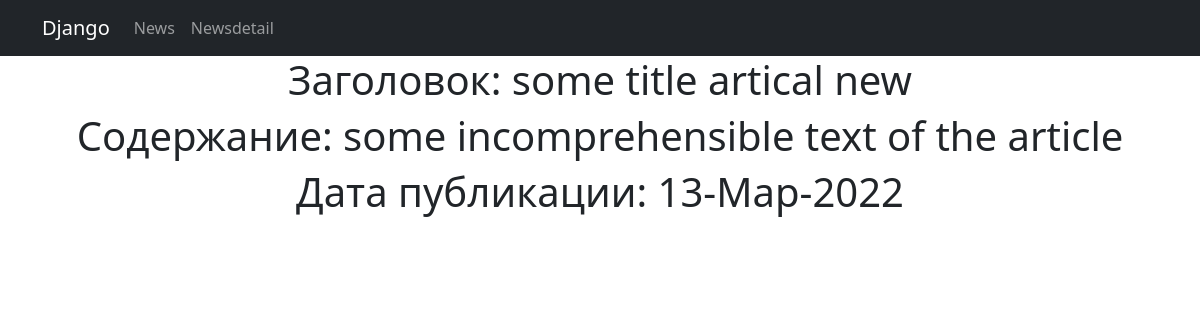
Screenshot of /news/3 with the database file from the repository.
### arandnw/models.py (models this page shows, shortened)
class Post(models.Model):
    author = models.ForeignKey(Author, on_delete=models.CASCADE)
    NEWS = "NW"
    ARTICLE = "AR"
    Choices = (
        (NEWS, "Новость"),
        (ARTICLE, "Статья"),
    )
    categoryType = models.CharField(max_length=2, choices=Choices, default=ARTICLE)
    dateCreation = models.DateTimeField(auto_now_add=True)
    postCategory = models.ManyToManyField(Category, through="PostCategory")
    title = models.CharField(max_length=256)
    text = models.TextField()
    rating = models.SmallIntegerField(default=0)

### arandnw/views.py (the view)
# urls.py: path('<int:pk>', NewsDetail.as_view()),
class NewsDetail(DetailView):
    model = Post
    template_name = 'newsdetail.html'
    context_object_name = 'newsdetail'

### arandnw/templatetags/custom_filters.py (called while the page is built)
@register.filter(name='Censor')
def Censor(value):
    if not isinstance(value, str):
        raise ValueError('Нельзя цензурировать не строку')
    for word in WORDS:
        value = value.replace(word[1:], '*' * (len(word) - 1))
    return value

### templates/newsdetail.html (shortened to what this page needs)
{% extends 'flatpages/default.html' %}
{% load custom_filters %}
{% block content %}
<h1> Заголовок: {{ newsdetail.title|Censor }}</h1>
<h1>Содержание: {% filter Censor %} {{ newsdetail.text|truncatechars:50}} {% endfilter %}</h1>
<h1>Дата публикации: {{ newsdetail.dateCreation|date:"d-M-Y"}}</h1>
{% endblock content %}

### rows the page displays
Post: title|Censor "some title artical new", text "some incomprehensible text of the article", dateCreation "13-Мар-2022"
